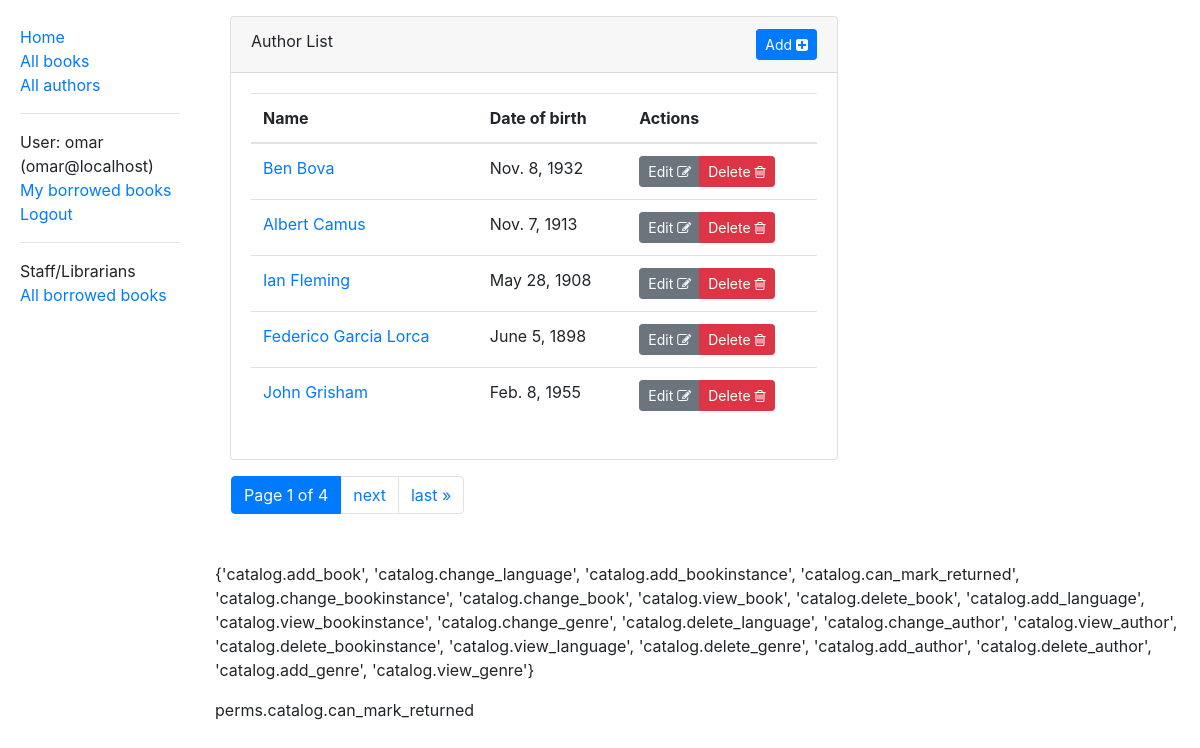
/catalog/authors/ (signed in), run on the app's committed database.
### catalog/models.py (models this page shows, shortened)
class Author(models.Model):
    first_name = models.CharField(max_length=100)
    last_name = models.CharField(max_length=100)
    date_of_birth = models.DateField(null=True, blank=True)
    date_of_death = models.DateField('Died', null=True, blank=True)
    class Meta:
        ordering = ['last_name', 'first_name']
    def get_absolute_url(self):
        return reverse('author-detail', args=[str(self.id)])

### catalog/views.py (the view)
# urls.py: path('authors/', views.AuthorListView.as_view(), name='authors'),
class AuthorListView(LoginRequiredMixin,
                     ListView):
    model = Author
    paginate_by = 5
    def dispatch(self, *args, **kwargs):
        print('AuthorListView::dispatch()')
        print(f"AuthorListView::self.request.user: {self.request.user}")
        self.user_permissions = list(Permission.objects.filter(group__user=self.request.user).values_list('codename', flat=True))
        print(self.user_permissions)
        return super().dispatch(*args, **kwargs)
    def get_context_data(self, **kwargs):
        context = super().get_context_data(**kwargs)
        context['user_permissions'] = self.user_permissions
        return context

### catalog/templates/catalog/author_list.html (shortened to what this page needs)
            {% extends 'base_generic.html' %}
{% block content %}
    <div class="container-fluid mt-3">
    <div class="card" style="width:38rem;">
        <div class="card-header">
            Author List
            {% if perms.catalog and perms.catalog.add_book %}
                <a class="btn btn-primary float-right btn-sm" href="{% url 'author-create'  %}" role="button">
                    Add <i class="fa fa-plus-square" aria-hidden="true"></i>
                </a>
            {% endif %}
        </div>
        <div class="card-body">
        {% if author_list %}
            <table class="table">
            <thead>
               <tr>
                   <th>Name </th>
                   <th>Date of birth </th>
                   {% if 'change_author' in user_permissions or  'delete_author' in user_permissions %}
                       <th>Actions</th>
                   {% endif %}
               </tr>
            </thead>
            <tbody>
            {% for author in author_list %}
                <tr>
                <td>
                    <a href="{{  author.get_absolute_url }}">{{ author.first_name }} {{ author.last_name }}</a>
                </td>
                <td>
                    {{ author.date_of_birth }}
                </td>
                {% if 'change_author' in user_permissions or  'delete_author' in user_permissions %}
                <td>
                    <div class="btn-group" role="group" aria-label="Author Btn List">
                        {% if 'change_author' in user_permissions %}
                        <a class="btn btn-secondary btn-sm" href="{% url 'author-update' author.pk %}" role="button">
                            Edit <i class="fa fa-pencil-square-o"></i>
                        </a>
                        {% endif %}
                        {% if 'delete_author' in user_permissions %}
                        <a class="btn btn-danger btn-sm" href="{% url 'author-delete' author.pk %}" role="button">
                            Delete <i class="fa fa-trash-o"></i>
                        </a>
                        {% endif %}
                    </div>
                </td>
                {% endif %}
                </tr>
            {% endfor %}
            </tbody>
            </table>
        {% else %}
            <p>There are no authors in the library.</p>
        {% endif %}
        </div>
    </div>
    </div>
{% endblock %}

### templates/base_generic.html (shortened to what this page needs)
    {% load bootstrap4 %}
<!DOCTYPE html>
<html lang="en">
<head>
    {% bootstrap_css %}
    <link rel="stylesheet" href="https://stackpath.bootstrapcdn.com/font-awesome/4.7.0/css/font-awesome.min.css">
    {%  load static %}
    <link rel="stylesheet" href="{% static 'css/styles.css' %}">
</head>
<body>
  <div class="container-fluid">
     <div class="row">
         <div class="col-sm-2">
             {% block sidebar %}
                 <ul class="sidebar-nav">
                   <li><a href="{% url 'index' %}">Home</a></li>
                     <li><a href="{% url 'books' %}">All books</a></li>
                     <li><a href="{% url 'authors' %}">All authors</a></li>
                     <li><hr></li>
                     {% if user.is_authenticated %}
                         <li>User: {{ user.get_username }} ({{ user.email }})</li>
                         <li><a href="{% url 'my-borrowed-books' %}">My borrowed books</a></li>
                         <li><a href="{% url 'logout' %}?next={{ request.path }}">Logout</a></li>
                         <li><hr></li>
                         {% if perms.catalog.can_mark_returned %}
                             <li>Staff/Librarians</li>
                             <li><a href="{% url 'librarian-view' %}?next={{ request.path }}">All borrowed books</a></li>
                         {% endif  %}
                     {% else %}
                         <li><a href="{% url 'login' %}?next={{ request.path }}">Login</a></li>
                     {% endif %}
                 </ul>
             {% endblock sidebar %}
         </div>
         <div class="col-sm-10">
             {% block content %}{% endblock %}
             {% block pagination %}
                 {% if is_paginated %}
                     <nav aria-label="page navigation example " class="ml-3 mt-3">
                         <ul class="pagination">
                             <li class="page-item active">
                                 <a class="page-link href="#">Page {{ page_obj.number }} of {{ page_obj.paginator.num_pages }} <span class="sr-only">(current)</span></a>
                             </li>
                             {% if page_obj.has_next %}
                                 <li class="page-item"><a href="{{ request.path }}?page={{ page_obj.next_page_number }}" class="page-link">next</a></li>
                                 <li class="page-item"><a href="{{ request.path }}?page={{ page_obj.paginator.num_pages }}" class="page-link">last &raquo;</a></li>
                             {% endif %}
                         </ul>
                     </nav>
                 {% endif %}
             {% endblock %}
             <p class="mt-5">
                 {% if perms.catalog %}
                     {{ perms.catalog  }}
                     {% if perms.catalog.can_mark_returned %}
                         <p>perms.catalog.can_mark_returned</p>
                     {% endif  %}
                 {% endif %}
             </p>
         </div>
     </div>
  </div>
</body>
</html>

### static/css/styles.css (style rules this page uses)
.sidebar-nav { margin-top: 20px; padding: 5px; list-style: none; }

### data on the page
Author: first_name "Ben", last_name "Bova", date_of_birth "Nov. 8, 1932"
Author: first_name "Albert", last_name "Camus", date_of_birth "Nov. 7, 1913"
Author: first_name "Ian", last_name "Fleming", date_of_birth "May 28, 1908"
Author: first_name "Federico", last_name "Garcia Lorca", date_of_birth "June 5, 1898"
Author: first_name "John", last_name "Grisham", date_of_birth "Feb. 8, 1955"

### other printed values
{{ user.get_username }} "omar"
{{ user.email }} "omar@localhost"
{{ page_obj.number }} "1"
{{ page_obj.paginator.num_pages }} "4"
